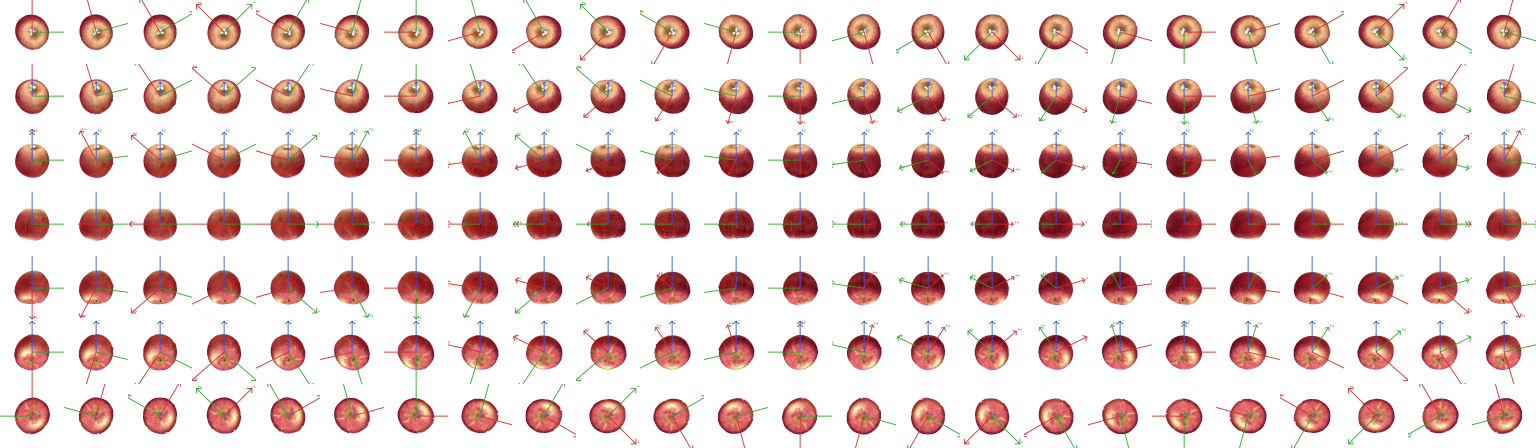
#> input picture assets/axis_apple1_sp.jpg, 6144 x 1792 px (shown at 1/4 size); its folder holds only this picture in this run
$ python -i sds_demo.py   (imports and definitions only)
#> lines starting #> are read from the running program, lines starting #| are printed output that depends on the picture; after the words box and inside, x2 and y2 are one past the last pixel; in counts of white or black regions, pixels touching at a corner belong together
import torch
import os
import math
from PIL import Image
import torch.optim as optim
import torch.nn.functional as F
import numpy as np
from typing import List, Optional, Tuple, Union

class ImageProcessor:
    # [66 lines left out: functions pil_to_numpy, numpy_to_pt, pt_to_numpy, numpy_to_pil, retrieve_latents, return_img and 1 more, not called in this run]

_CANON = {}
_PHOTOS = {}
# Give the whole transverse family one photograph, so its planes agree about where the
# segment walls are. See the note in one_step_sds_orange.
# How the transverse family agrees about angle. "" leaves each plane with its own photograph,
# which is what produced walls that decorrelate in six depths. "share" gives the family one
# photograph rescaled into each disc, which is exact for an object whose transverse structure is
# purely axial -- a citrus's segment walls -- and wrong for one with localised features, since
# everything local is then extruded and a watermelon grows columns of seed. "align" keeps each
# photograph and rotates it to the family's phase, which preserves the local content and only
# partly agrees, because photographs of different specimens have different numbers of walls and
# no rotation reconciles ten with twelve.
# (27) by default, which falls through to (11) when nothing has been solved for a
# reference set. "align" forces (11), "share" the single shared phase, "" the raw
# photograph at whatever angle it was taken.
REF_PHASE_MODE = os.environ.get("REF_PHASE_MODE", "solve")


# Which plane is being supervised, and how many there are. Set by the training loop before
# each reference is fetched; left at the default it reproduces the released behaviour.
_PLANE = {"idx": 0, "n": 1}


def set_plane(idx, n=1):
    _PLANE["idx"], _PLANE["n"] = int(idx), max(int(n), 1)


# Where the run is, so the reference can change with it. Same module-global idiom as
# _PLANE: the two call sites in the trainer already pass their state this way, and
# threading an iteration number through one_step_sds_orange's signature would touch
# every caller including the released trainer.
_ITER = {"j": 0, "total": 3000}


def set_iter(j, total):
    _ITER["j"], _ITER["total"] = int(j), max(int(total), 1)


# --- when to regenerate -------------------------------------------------------------------
#
# The paper regenerates "until the reconstruction losses for all slices converge below a
# predefined threshold". An absolute threshold has to be chosen per object, per resolution and
# per point count, so in practice it becomes a fixed interval and the fixed interval is wrong:
# FruitNinja's twenty iterations are enough for 7.96M free primitives and not for 826k lattice
# cells, which at iteration twenty still carry 34.7% of their initial error and are still
# improving at seventy.
#
# So gate on the *rate*, which is dimensionless. With r_j the mean per-plane residual and
#
#     rbar_j = (1 - a) rbar_{j-1} + a r_j                      (a = REF_CONV_EMA)
#     g_j    = (rbar_{j-W} - rbar_j) / rbar_{j-W}              (W = REF_CONV_WINDOW)
#
# g_j is the fraction of the error still present W iterations ago that the last W iterations
# removed. Regenerate when g_j < REF_CONV_TAU, which reads "this reference has stopped paying"
# and needs no per-object number. The EMA is there because a single iteration's residual moves
# a few percent on crop sampling alone, and one lucky window would otherwise trigger it.
_CONV = {"ema": None, "hist": [], "last": -10 ** 9, "fire_iter": None,
         "fired_any": False}


# [209 lines left out: functions note_residual, converged_enough, past_warmup, sampling_strength, _sds_prompt, _photos_in and 1 more, not called in this run]


def _blend_canonical(path, size=512, frac=0.38):
    """One photograph with its section centred and scaled to a fixed radius.

    Named _blend_canonical, not _canonical: this file already has a _canonical with a different
    signature, and defining a second one silently replaced it.

    Two references cannot be blended as they arrive: they are different fruits, framed by hand, and
    their discs differ in centre and radius. Overlaying them directly leaves a ring where one disc
    reaches and the other does not, which the section loss would then try to reproduce.
    """
#> called with path = '../../assets/axis_apple1_sp.jpg', size = 512, frac = 0.38
    import numpy as np
    im = Image.open(path).convert("RGB")
#> im is the input picture: PIL image 6144x1792 RGB; mean R, G, B 234.9, 214.9, 212.5
    cy, cx, r = _disc(im)
#> in _disc, `bg = np.median(np.concatenate([a[:k].reshape(-1, 3), a[-k:].reshape(-1..`: bg = [1, 1, 1]
#> in _disc, `m = ndimage.binary_fill_holes(np.abs(a - bg).max(2) >= 0.10)`:
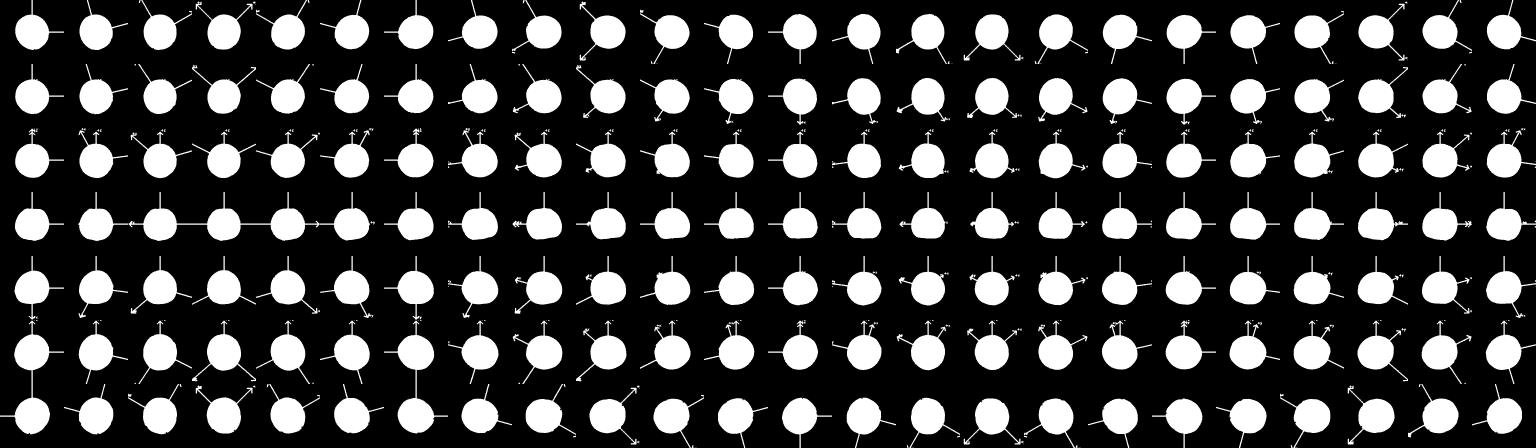
#> m: shape (1792, 6144) bool (shown at 1/4 size); 24.3% white; 1153 white regions (812 under 20 px), largest, box (x1, y1, x2, y2) and area: (514, 768, 1279, 964) 45312, (1536, 1282, 1792, 1734) 32969, (0, 1282, 256, 1737) 32754
#> in _disc, `cy, cx = ys.mean(), xs.mean()`: cy = 904.9; cx = 3076.4
#> cy = 904.9; cx = 3076.4; r = 3026.1
    scale = (frac * size) / max(r, 1e-6)
#> scale = 0.0643
    w, h = im.size
#> w = 6144; h = 1792
    im2 = im.resize((max(1, int(round(w * scale))), max(1, int(round(h * scale)))), Image.LANCZOS)
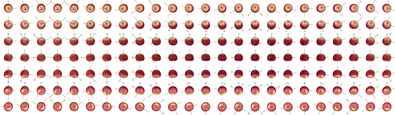
#> im2: PIL image 395x115 RGB; mean R, G, B 234.3, 213.8, 211.4
    out = Image.new("RGB", (size, size), (255, 255, 255))
#> out: PIL image 512x512 RGB; every value is 255
    out.paste(im2, (int(round(size / 2 - cx * scale)), int(round(size / 2 - cy * scale))))
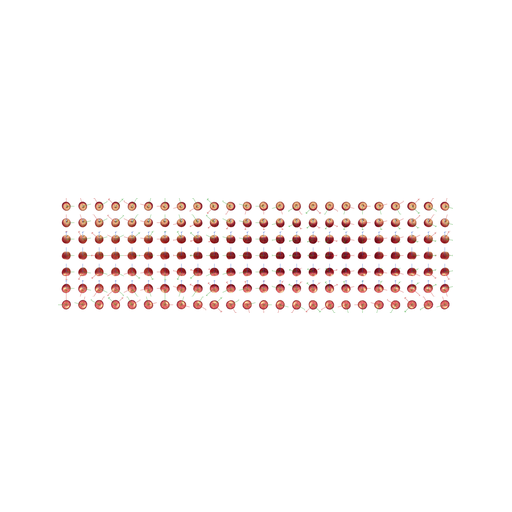
#> out: PIL image 512x512 RGB; mean R, G, B 251.4, 247.9, 247.4
    return np.asarray(out, np.float32) / 255.0


# [6 lines left out: function _blend_on_disc, not called in this run]


def _disc(img):
    """Centre and radius of the object against its own border colour."""
    import numpy as np
    from scipy import ndimage
    a = np.asarray(img.convert("RGB")).astype(np.float32) / 255.
    h, w, _ = a.shape
    k = max(2, h // 20)
    bg = np.median(np.concatenate([a[:k].reshape(-1, 3), a[-k:].reshape(-1, 3)]), 0)
    m = ndimage.binary_fill_holes(np.abs(a - bg).max(2) >= 0.10)
    if m.sum() < 100:
        return (h / 2, w / 2, h / 4)
    ys, xs = np.where(m)
    cy, cx = ys.mean(), xs.mean()
    rr = np.sqrt((ys - cy) ** 2 + (xs - cx) ** 2)
    return (cy, cx, float(np.percentile(rr, 98)))


# [41 lines left out: functions _canonical, _angular_profile, not called in this run]


_PHASE = {}


# [358 lines left out: functions _shared_phase, _solved, _phase_aligned, _solved_photo, _fit_disc, _sample and 3 more, not called in this run]


_EXT = {}


# [56 lines left out: function exterior_ref, not called in this run]

>>> result = _blend_canonical('../../assets/axis_apple1_sp.jpg')

$ run again, on assets/axis_cake2_sp.jpg
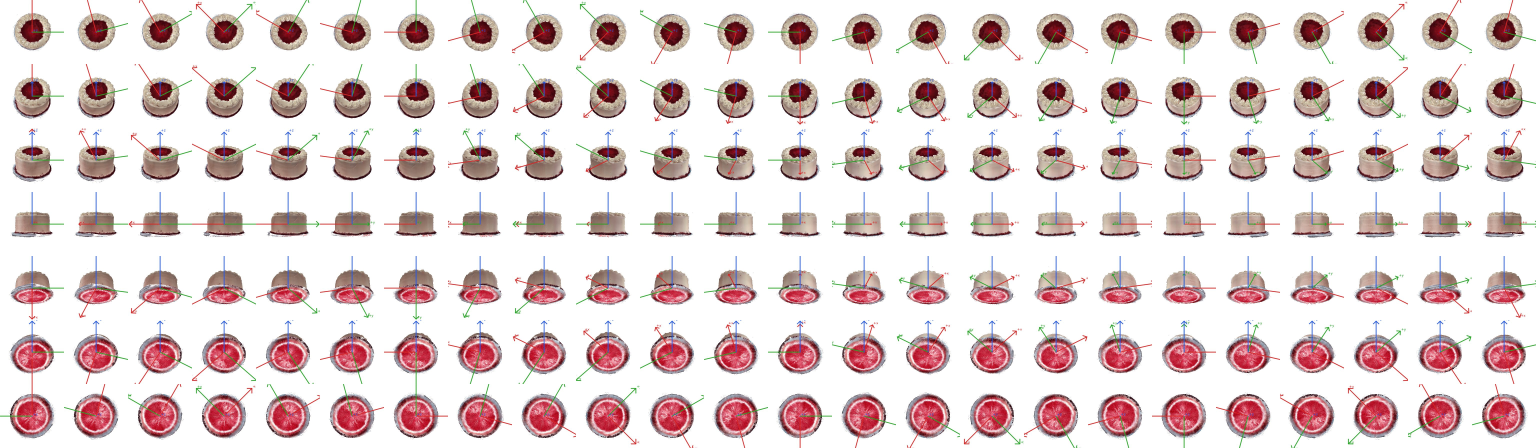
#> input picture assets/axis_cake2_sp.jpg, 6144 x 1792 px (shown at 1/4 size)
#> in _blend_canonical, im is the input picture: PIL image 6144x1792 RGB; mean R, G, B 228.3, 213.5, 213.4
#> bg = [1, 1, 1]
#> in _disc, `m = ndimage.binary_fill_holes(np.abs(a - bg).max(2) >= 0.10)`:
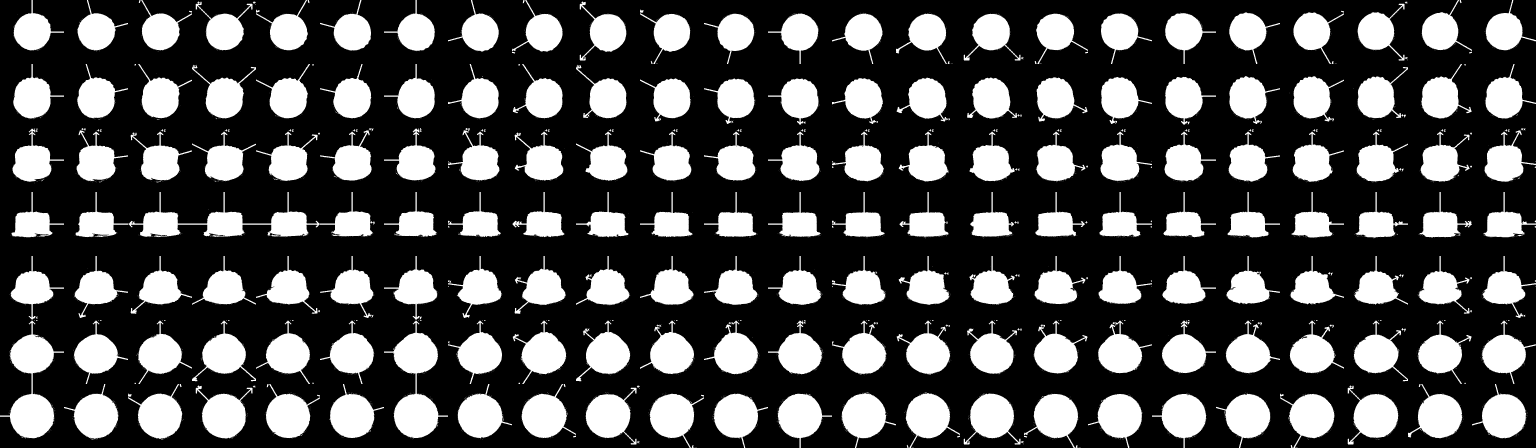
#> m: shape (1792, 6144) bool (shown at 1/4 size); 30% white; 5039 white regions (4700 under 20 px), largest, box (x1, y1, x2, y2) and area: (1536, 1282, 1792, 1752) 47634, (0, 1282, 256, 1755) 46383, (514, 768, 1279, 949) 42789
#> in _disc, `cy, cx = ys.mean(), xs.mean()`: cy = 946; cx = 3069.3
#> in _blend_canonical, `cy, cx, r = _disc(im)`: cy = 946; cx = 3069.3; r = 3032.5
#> scale = 0.0642
#> in _blend_canonical, `out.paste(im2, (int(round(size / 2 - cx * scale)), int(round(size / 2 ..`:
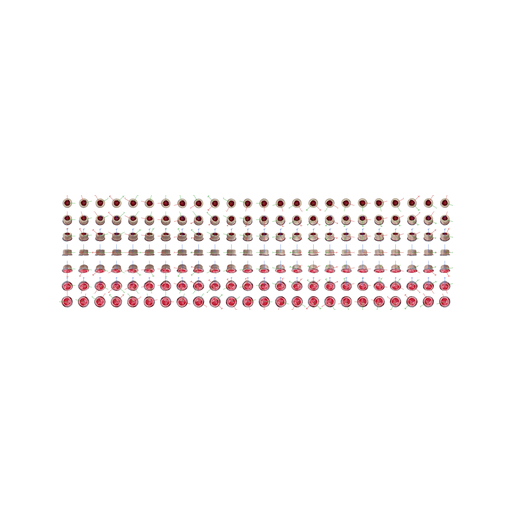
#> out: PIL image 512x512 RGB; mean R, G, B 250.3, 247.7, 247.7
